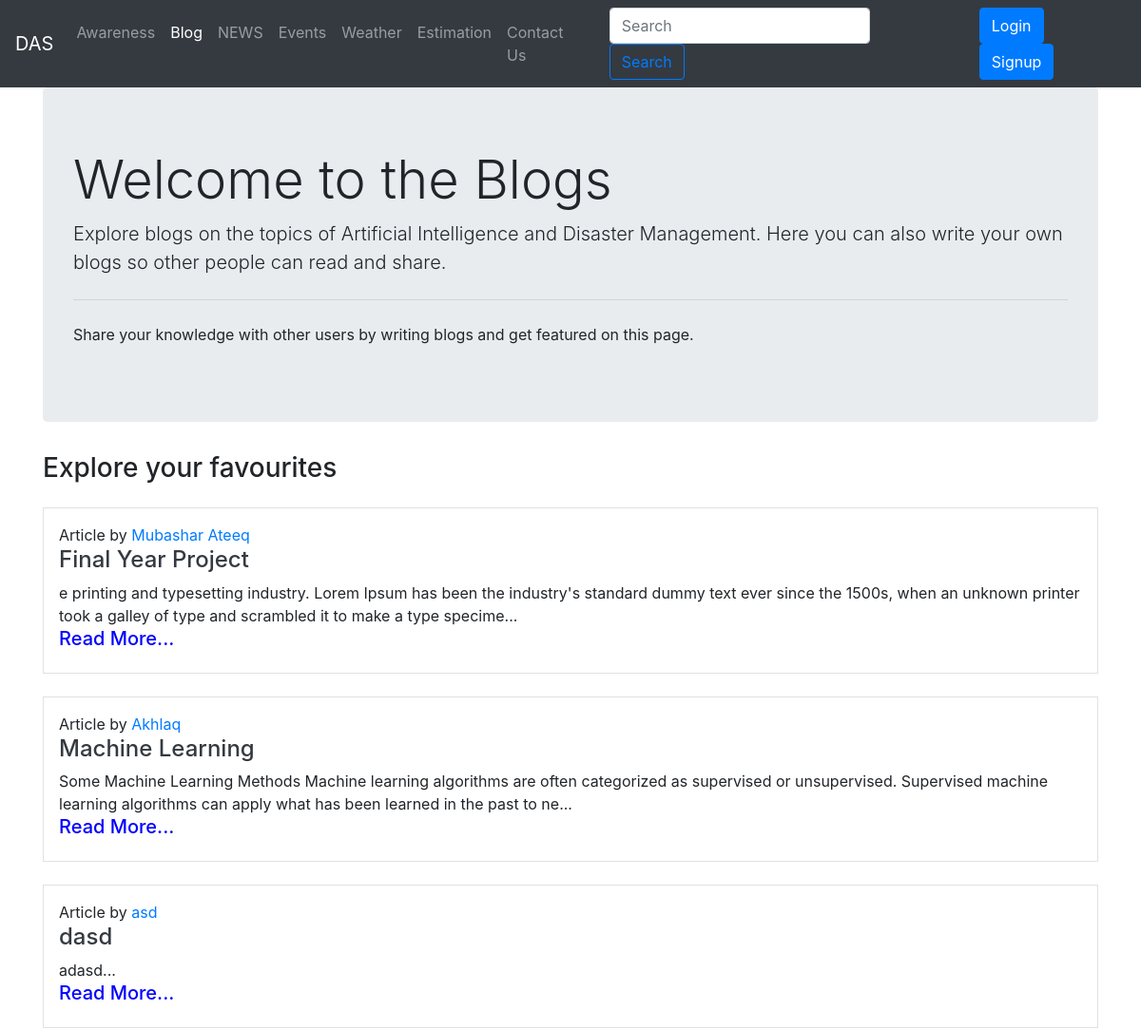
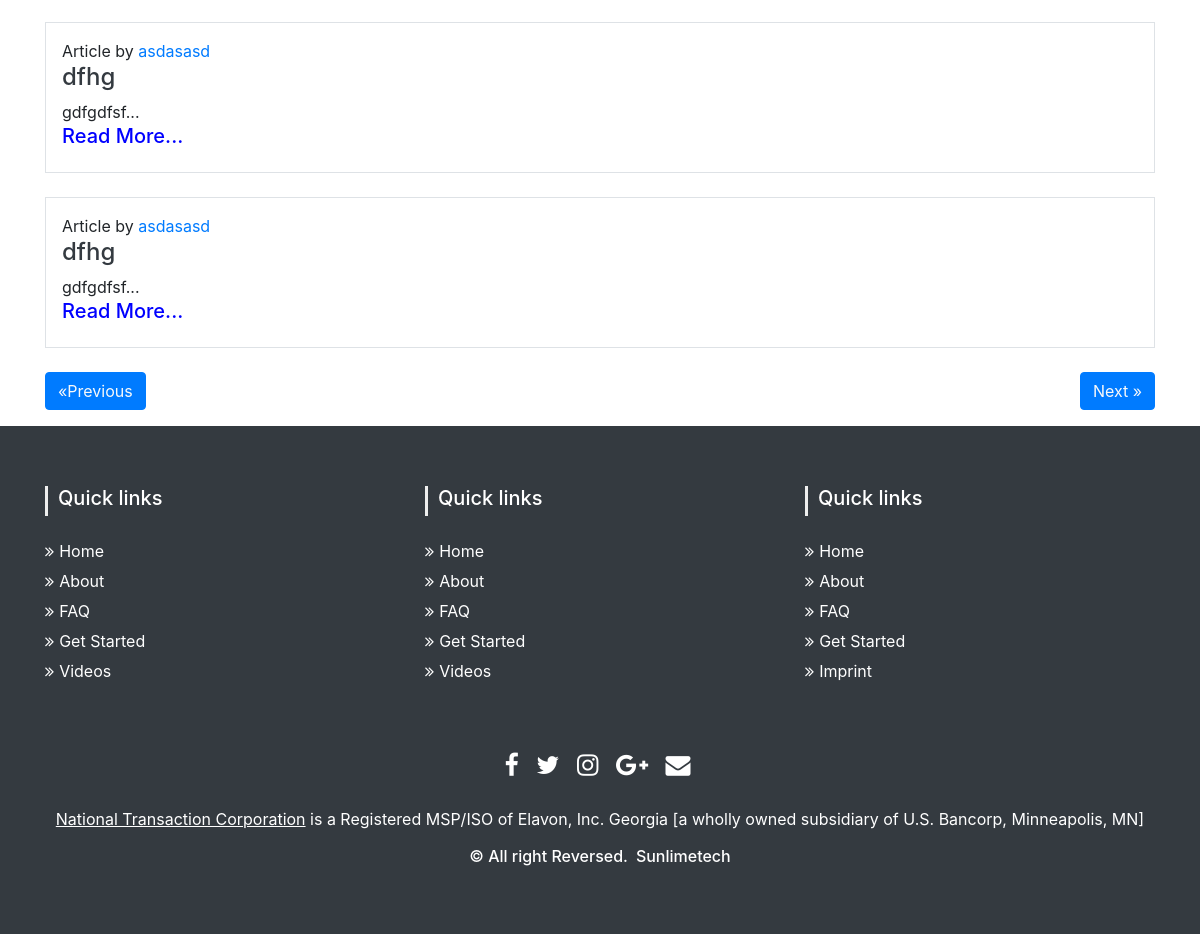
/bloghome/, run on the app's committed database (2 pictures, top to bottom).
### fyp/models.py (models this page shows, shortened)
class Blog(models.Model):
    sno = models.AutoField(primary_key=True)
    title = models.CharField(max_length=200)
    content = RichTextField(null=True)
    short_desc = models.CharField(max_length=300, default="")
    slug = models.CharField(max_length=100)
    time = models.DateTimeField(auto_now_add=True)
    author = models.CharField(max_length=20, default="")
    username = models.CharField(max_length=20, default="")

### fyp/views.py (the view)
# urls.py: path('bloghome/', views.blog, name='blog'),
def blog(request):
    no_of_posts = 5
    page = (request.GET.get('page'))
    if page is None:
        page = 1
    else:
        page = int(page)
    blogs = Blog.objects.all()
    length = len(blogs)
    blogs = blogs[(page-1)*no_of_posts: page*no_of_posts]
    if page > 1:
        prev = page-1
    else:
        prev = None
    if page < math.ceil(length/no_of_posts):
        nxt = page + 1
    else:
        nxt = None
    context = {'blogs': blogs, 'prev': prev, 'nxt': nxt}
    return render(request, 'bloghome.html', context)

### templates/bloghome.html (shortened to what this page needs)
{% extends 'base.html' %}
{% block blogactive %}active{% endblock blogactive %}
{% block search %}
<div class="ml-auto form-inline">
  <form action='/search' method='get' class=" my-2 mx-3 my-lg-0">
    <input class="form-control mr-sm-2" type="search" name="query" id="query" placeholder="Search" aria-label="Search">
    <button class="btn btn-outline-primary my-2 my-sm-0" type="submit">Search</button>
  </form>
</div>
{% endblock search %}
{% block body %}
<div class="container">
  <div class="jumbotron">
    <h1 class="display-4 ">Welcome to the Blogs</h1>
    <p class="lead">Explore blogs on the topics of Artificial Intelligence and Disaster Management. Here you can also write your own blogs so other people can read and share.</p>
    <hr class="my-4">
    <p>Share your knowledge with other users by writing blogs and get featured on this page.</p>
  </div>
  <h3 class="my-3"> Explore your favourites</h3>
  {% for blog in blogs %}
  <div class="my-4 p-3 border">
    <p class="mb-0 "> Article by <a href="#">{{blog.author}}</a></p>
    <h4 class="text-dark"> <a href="/blogpost/{{blog.slug}}" class="text-dark">{{blog.title}}</a></h4>
    <div>
      {{blog.short_desc|slice:200}}...
    </div>
    <a href="/blogpost/{{blog.slug}}" class="text-dark"><h5 style="color: blue;">Read More...</h5></a>
  </div>
  {% endfor %}
  <div class="my-3">
    {% if prev %}
    <button class="btn btn-primary"><a class="text-light" href="/bloghome?page={{prev}}">&laquo;Previous</a></button>
    {% else %}
    <button class="btn btn-primary"><a class="text-light" href="#">&laquo;Previous</a></button>
    {% endif %}
    {% if nxt %}
    <button class="btn btn-primary float-right"><a class="text-light" href="/bloghome?page={{nxt}}">Next
        &raquo;</a></button>
    {% else %}
    <button class="btn btn-primary float-right"><a class="text-light" href="#">Next &raquo;</a></button>
    {% endif %}
  </div>
</div>
{% endblock body %}

### data on the page
Blog: author "Mubashar Ateeq", title "Final Year Project", short_desc "e printing and typesetting industry. Lorem Ipsum has been the industry's standard dummy text ever since the 1500s, when an unknown printer took a galley of type and scrambled it to make a type specime"
Blog: author "Akhlaq", title "Machine Learning", short_desc "Some Machine Learning Methods Machine learning algorithms are often categorized as supervised or unsupervised. Supervised machine learning algorithms can apply what has been learned in the past to ne"
Blog: author "asd", title "dasd", short_desc "adasd"
Blog: author "asdasasd", title "dfhg", short_desc "gdfgdfsf"
Blog: author "asdasasd", title "dfhg", short_desc "gdfgdfsf"
